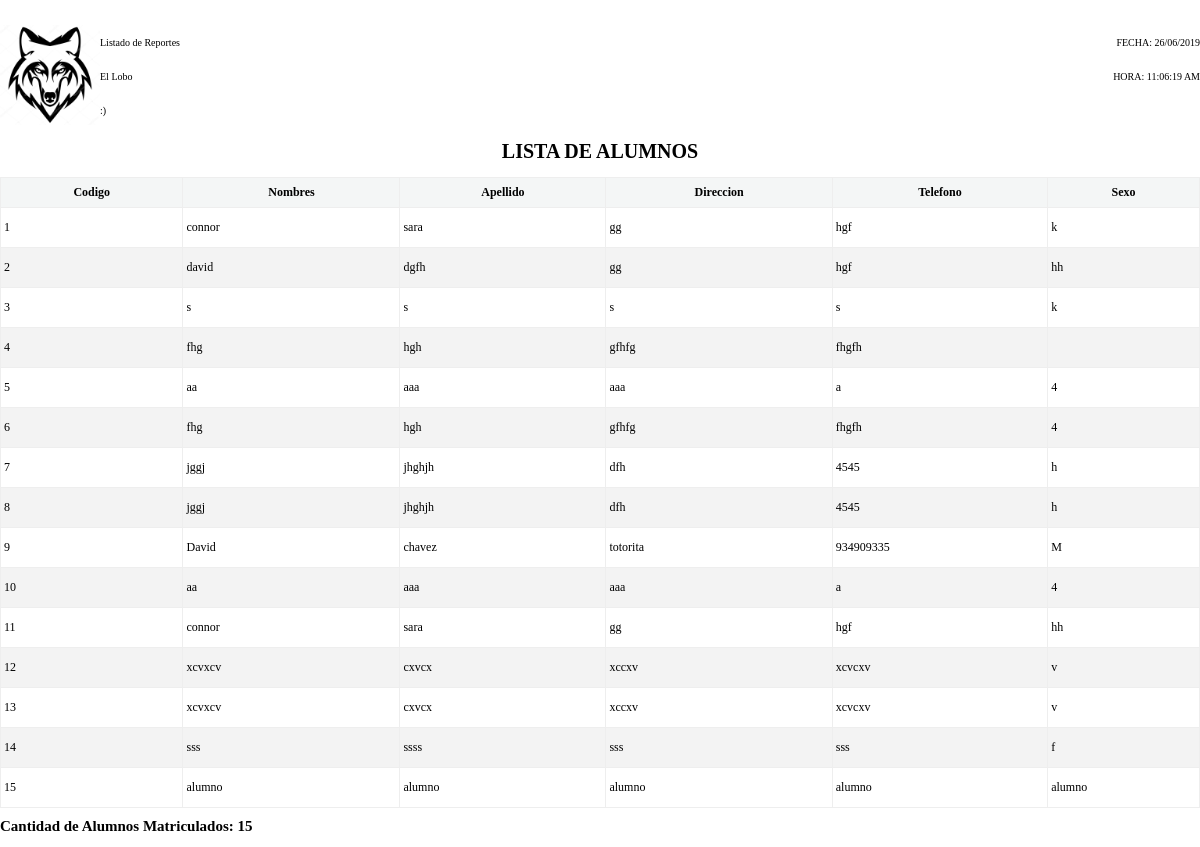
Screenshot of /app/views/list-reporte.php with the database file from the repository.
### tables this page shows
CREATE TABLE `alumno`  (
  `id` int(11) NOT NULL AUTO_INCREMENT,
  `dni` varchar(50) NOT NULL,
  `apellido` varchar(50) NOT NULL,
  `nombre` varchar(50) NOT NULL,
  `telefono` varchar(50) NOT NULL,
  `Direccion` varchar(50) NOT NULL,
  `idDepa` int(11) NOT NULL,
  `idProv` int(11) NOT NULL,
  `idDist` int(11) NOT NULL,
  `Sexo` varchar(50) NOT NULL,
  `correo` varchar(255) NOT NULL,
  `clave` varchar(100) NOT NULL,
  `idRol` int(11) NULL DEFAULT NULL,
  PRIMARY KEY (`id`) USING BTREE,
  INDEX `fk_alumno_rol`(`idRol`) USING BTREE,
  CONSTRAINT `fk_alumno_rol` FOREIGN KEY (`idRol`) REFERENCES `rol` (`idRol`) ON DELETE CASCADE ON UPDATE CASCADE
);

### app/models/crud.php (called while the page is built, shortened)
<?php
class crud {
public function Listar(){
    $cn=new ClassConexion();
    $mysqli=$cn->Conectar();
    $sql=$mysqli->prepare("call sp_listar_alumno()");
    $sql->execute();
    $array=[];
    if($sql->{'error'}==''){
    	$result=$sql->get_result();
        while($myrow=$result->fetch_assoc()){
    		$array[]=$myrow;
    	}
    	$res=$array;
    }else{
    	$res=$sql->{'error'};
    }
    return $res;
}
}
?>

### app/controllers/listar-controller.php (called while the page is built, shortened)
<?php
 require  '../models/crud.php';
$crud=new crud();
$res1= $crud->Listar();
?>

### app/views/list-reporte.php (the view, shortened to what this page needs)
<?php require  '../controllers/listar-controller.php';  ?>
<!DOCTYPE html>
<html>
<head>
	<link rel="stylesheet" type="text/css" href="../../public/style/css/bootstrap-grid.css">
	<link rel="stylesheet" type="text/css" href="../../public/style/estilos/_all-skins.min.css">
	<link rel="stylesheet" type="text/css" href="../../public/style/estilos/reporte.css">
</head>
<body>
<table class='table-header' >
                        <tr>
                            <td rowspan="3" style='width:45px;'>
                                <img src="../../public/img/lob.jpg" height='100px'>
                            </td>
                            <td>
                              Listado de Reportes
                            </td>
                            <td class="right">
                                <?php echo "FECHA: ".date("d/m/Y") ?>
                            </td>
                        </tr>
                        <tr>
                            <td>El Lobo</td>
                            <td class="right">
                                <?php echo "HORA: ".date("h:m:s A")?>
                            </td>
                        </tr>
                        <tr>
                            <td>:)</td>
                            <td></td>
                        </tr>
                    </table>
                    <h1 align="center">
                        <?php echo "LISTA DE ALUMNOS "?>
                    </h1>
<table class="tabla-boleta" style="text-align:left" border=1 >
		<thead>
			<tr>
				<th >Codigo</th>
				<th >Nombres</th>
				<th >Apellido</th>
				<th >Direccion</th>
				<th>Telefono</th>
				<th >Sexo</th>
			</tr>
		</thead>
		<tbody>
			<?php $SDatos=sizeof($res1);
    $count=0;
    if($SDatos>0){
			 foreach ($res1 as $value) { $count++; ?>
				<tr>
					<td> <?php echo $count ?> </td>
					<td ><?php echo $value['nombre']?></td>
					<td ><?php echo $value['apellido']?></td>
					<td ><?php echo $value['direccion']?></td>
					<td ><?php echo $value['telefono']?></td>
					<td ><?php echo $value['Sexo']?></td>
				</tr>
				<?php  }
			}else{ ?>
				<tr>
				<td colspan=6  align=center> Sin Datos </td>
			</tr>
			<?php  }?>
		</tbody>
	</table>
	<h2 style="margin-top:10px">Cantidad de Alumnos Matriculados: <?php echo $count;?></h2>
</body>
</html>

### public/style/estilos/reporte.css (style rules this page uses)
body { font-size: 10px; line-height: normal; font-family: SansSerif; margin: 0; padding: 0; }
.tabla-boleta { border-collapse: collapse; border-spacing: 0; width: 100%; text-align: center; border: none; margin-top:10px; }
.tabla-boleta thead tr th { text-align:center; background: rgb(244, 246, 246); font-size: 8px; padding-top:5px; padding-bottom:5px; }
.tabla-boleta tbody tr { height:40px; }
.tabla-boleta tbody tr td { font-size: 8px; vertical-align:middle; }
.table-header { border-collapse: collapse; border-spacing: 0; width: 100%; border: none; margin-top:25px; margin-bottom:0; }
.table-header tr td { padding:0; }
.right { text-align:right; }
h2 { padding-top:0; margin-top:0; }

### app/views/list-reporte.php (style rules this page uses)
.tabla-boleta thead tr th { font-size:12px; padding:7px; }
.tabla-boleta tbody tr td { font-size:12px; padding:3px; }
.tabla-boleta tr:nth-child(even) { background-color: #f2f2f2e3; }

### rows the page displays
alumno: nombre "connor", apellido "sara", Direccion "gg", telefono "hgf", Sexo "k"
alumno: nombre "david", apellido "dgfh", Direccion "gg", telefono "hgf", Sexo "hh"
alumno: nombre "s", apellido "s", Direccion "s", telefono "s", Sexo "k"
alumno: nombre "fhg", apellido "hgh", Direccion "gfhfg", telefono "fhgfh"
alumno: nombre "aa", apellido "aaa", Direccion "aaa", telefono "a", Sexo "4"
alumno: nombre "fhg", apellido "hgh", Direccion "gfhfg", telefono "fhgfh", Sexo "4"
alumno: nombre "jggj", apellido "jhghjh", Direccion "dfh", telefono "4545", Sexo "h"
alumno: nombre "jggj", apellido "jhghjh", Direccion "dfh", telefono "4545", Sexo "h"
alumno: nombre "David", apellido "chavez", Direccion "totorita", telefono "934909335", Sexo "M"
alumno: nombre "aa", apellido "aaa", Direccion "aaa", telefono "a", Sexo "4"
alumno: nombre "connor", apellido "sara", Direccion "gg", telefono "hgf", Sexo "hh"
alumno: nombre "xcvxcv", apellido "cxvcx", Direccion "xccxv", telefono "xcvcxv", Sexo "v"
alumno: nombre "xcvxcv", apellido "cxvcx", Direccion "xccxv", telefono "xcvcxv", Sexo "v"
alumno: nombre "sss", apellido "ssss", Direccion "sss", telefono "sss", Sexo "f"
alumno: nombre "alumno", apellido "alumno", Direccion "alumno", telefono "alumno", Sexo "alumno"

### other values shown
$count "15"
